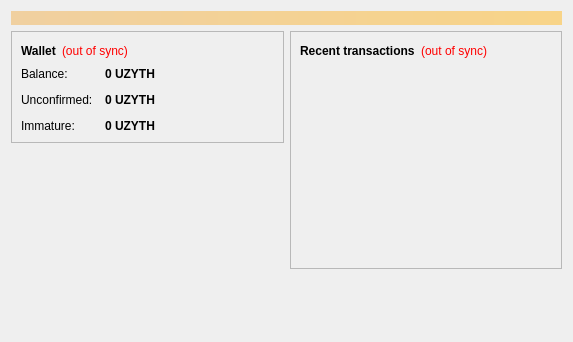
<?xml version="1.0" encoding="UTF-8"?>
<ui version="4.0">
 <class>OverviewPage</class>
 <widget class="QWidget" name="OverviewPage">
  <property name="geometry">
   <rect>
    <x>0</x>
    <y>0</y>
    <width>573</width>
    <height>342</height>
   </rect>
  </property>
  <property name="windowTitle">
   <string>Form</string>
  </property>
  <layout class="QVBoxLayout" name="topLayout">
   <item>
    <widget class="QLabel" name="labelAlerts">
     <property name="visible">
      <bool>false</bool>
     </property>
     <property name="styleSheet">
      <string notr="true">background-color: qlineargradient(x1: 0, y1: 0, x2: 1, y2: 0, stop:0 #F0D0A0, stop:1 #F8D488); color:#000000;</string>
     </property>
     <property name="wordWrap">
      <bool>true</bool>
     </property>
     <property name="margin">
      <number>3</number>
     </property>
    </widget>
   </item>
   <item>
    <layout class="QHBoxLayout" name="horizontalLayout" stretch="1,1">
     <item>
      <layout class="QVBoxLayout" name="verticalLayout_2">
       <item>
        <widget class="QFrame" name="frame">
         <property name="frameShape">
          <enum>QFrame::StyledPanel</enum>
         </property>
         <property name="frameShadow">
          <enum>QFrame::Raised</enum>
         </property>
         <layout class="QVBoxLayout" name="verticalLayout_4">
          <item>
           <layout class="QHBoxLayout" name="horizontalLayout_4">
            <item>
             <widget class="QLabel" name="label_5">
              <property name="font">
               <font>
                <weight>75</weight>
                <bold>true</bold>
               </font>
              </property>
              <property name="text">
               <string>Wallet</string>
              </property>
             </widget>
            </item>
            <item>
             <widget class="QLabel" name="labelWalletStatus">
              <property name="toolTip">
               <string>The displayed information may be out of date. Your wallet automatically synchronizes with the Uzythcoin network after a connection is established, but this process has not completed yet.</string>
              </property>
              <property name="styleSheet">
               <string notr="true">QLabel { color: red; }</string>
              </property>
              <property name="text">
               <string notr="true">(out of sync)</string>
              </property>
              <property name="alignment">
               <set>Qt::AlignLeading|Qt::AlignLeft|Qt::AlignVCenter</set>
              </property>
             </widget>
            </item>
            <item>
             <spacer name="horizontalSpacer_2">
              <property name="orientation">
               <enum>Qt::Horizontal</enum>
              </property>
              <property name="sizeHint" stdset="0">
               <size>
                <width>40</width>
                <height>20</height>
               </size>
              </property>
             </spacer>
            </item>
           </layout>
          </item>
          <item>
           <layout class="QFormLayout" name="formLayout_2">
            <property name="fieldGrowthPolicy">
             <enum>QFormLayout::AllNonFixedFieldsGrow</enum>
            </property>
            <property name="horizontalSpacing">
             <number>12</number>
            </property>
            <property name="verticalSpacing">
             <number>12</number>
            </property>
            <item row="0" column="0">
             <widget class="QLabel" name="label">
              <property name="text">
               <string>Balance:</string>
              </property>
             </widget>
            </item>
            <item row="0" column="1">
             <widget class="QLabel" name="labelBalance">
              <property name="font">
               <font>
                <weight>75</weight>
                <bold>true</bold>
               </font>
              </property>
              <property name="cursor">
               <cursorShape>IBeamCursor</cursorShape>
              </property>
              <property name="toolTip">
               <string>Your current balance</string>
              </property>
              <property name="text">
               <string notr="true">0 UZYTH</string>
              </property>
              <property name="textInteractionFlags">
               <set>Qt::LinksAccessibleByMouse|Qt::TextSelectableByKeyboard|Qt::TextSelectableByMouse</set>
              </property>
             </widget>
            </item>
            <item row="1" column="0">
             <widget class="QLabel" name="label_3">
              <property name="text">
               <string>Unconfirmed:</string>
              </property>
             </widget>
            </item>
            <item row="1" column="1">
             <widget class="QLabel" name="labelUnconfirmed">
              <property name="font">
               <font>
                <weight>75</weight>
                <bold>true</bold>
               </font>
              </property>
              <property name="cursor">
               <cursorShape>IBeamCursor</cursorShape>
              </property>
              <property name="toolTip">
               <string>Total of transactions that have yet to be confirmed, and do not yet count toward the current balance</string>
              </property>
              <property name="text">
               <string notr="true">0 UZYTH</string>
              </property>
              <property name="textInteractionFlags">
               <set>Qt::LinksAccessibleByMouse|Qt::TextSelectableByKeyboard|Qt::TextSelectableByMouse</set>
              </property>
             </widget>
            </item>
            <item row="2" column="0">
             <widget class="QLabel" name="labelImmatureText">
              <property name="text">
               <string>Immature:</string>
              </property>
             </widget>
            </item>
            <item row="2" column="1">
             <widget class="QLabel" name="labelImmature">
              <property name="font">
               <font>
                <weight>75</weight>
                <bold>true</bold>
               </font>
              </property>
              <property name="toolTip">
               <string>Mined balance that has not yet matured</string>
              </property>
              <property name="text">
               <string notr="true">0 UZYTH</string>
              </property>
              <property name="textInteractionFlags">
               <set>Qt::LinksAccessibleByMouse|Qt::TextSelectableByKeyboard|Qt::TextSelectableByMouse</set>
              </property>
             </widget>
            </item>
           </layout>
          </item>
         </layout>
        </widget>
       </item>
       <item>
        <spacer name="verticalSpacer">
         <property name="orientation">
          <enum>Qt::Vertical</enum>
         </property>
         <property name="sizeHint" stdset="0">
          <size>
           <width>20</width>
           <height>40</height>
          </size>
         </property>
        </spacer>
       </item>
      </layout>
     </item>
     <item>
      <layout class="QVBoxLayout" name="verticalLayout_3">
       <item>
        <widget class="QFrame" name="frame_2">
         <property name="frameShape">
          <enum>QFrame::StyledPanel</enum>
         </property>
         <property name="frameShadow">
          <enum>QFrame::Raised</enum>
         </property>
         <layout class="QVBoxLayout" name="verticalLayout">
          <item>
           <layout class="QHBoxLayout" name="horizontalLayout_2">
            <item>
             <widget class="QLabel" name="label_4">
              <property name="text">
               <string>&lt;b&gt;Recent transactions&lt;/b&gt;</string>
              </property>
             </widget>
            </item>
            <item>
             <widget class="QLabel" name="labelTransactionsStatus">
              <property name="toolTip">
               <string>The displayed information may be out of date. Your wallet automatically synchronizes with the Uzythcoin network after a connection is established, but this process has not completed yet.</string>
              </property>
              <property name="styleSheet">
               <string notr="true">QLabel { color: red; }</string>
              </property>
              <property name="text">
               <string notr="true">(out of sync)</string>
              </property>
              <property name="alignment">
               <set>Qt::AlignRight|Qt::AlignTrailing|Qt::AlignVCenter</set>
              </property>
             </widget>
            </item>
            <item>
             <spacer name="horizontalSpacer">
              <property name="orientation">
               <enum>Qt::Horizontal</enum>
              </property>
              <property name="sizeHint" stdset="0">
               <size>
                <width>40</width>
                <height>20</height>
               </size>
              </property>
             </spacer>
            </item>
           </layout>
          </item>
          <item>
           <widget class="QListView" name="listTransactions">
            <property name="styleSheet">
             <string notr="true">QListView { background: transparent; }</string>
            </property>
            <property name="frameShape">
             <enum>QFrame::NoFrame</enum>
            </property>
            <property name="verticalScrollBarPolicy">
             <enum>Qt::ScrollBarAlwaysOff</enum>
            </property>
            <property name="horizontalScrollBarPolicy">
             <enum>Qt::ScrollBarAlwaysOff</enum>
            </property>
            <property name="selectionMode">
             <enum>QAbstractItemView::NoSelection</enum>
            </property>
           </widget>
          </item>
         </layout>
        </widget>
       </item>
       <item>
        <spacer name="verticalSpacer_2">
         <property name="orientation">
          <enum>Qt::Vertical</enum>
         </property>
         <property name="sizeHint" stdset="0">
          <size>
           <width>20</width>
           <height>40</height>
          </size>
         </property>
        </spacer>
       </item>
      </layout>
     </item>
    </layout>
   </item>
  </layout>
 </widget>
 <resources/>
 <connections/>
</ui>
